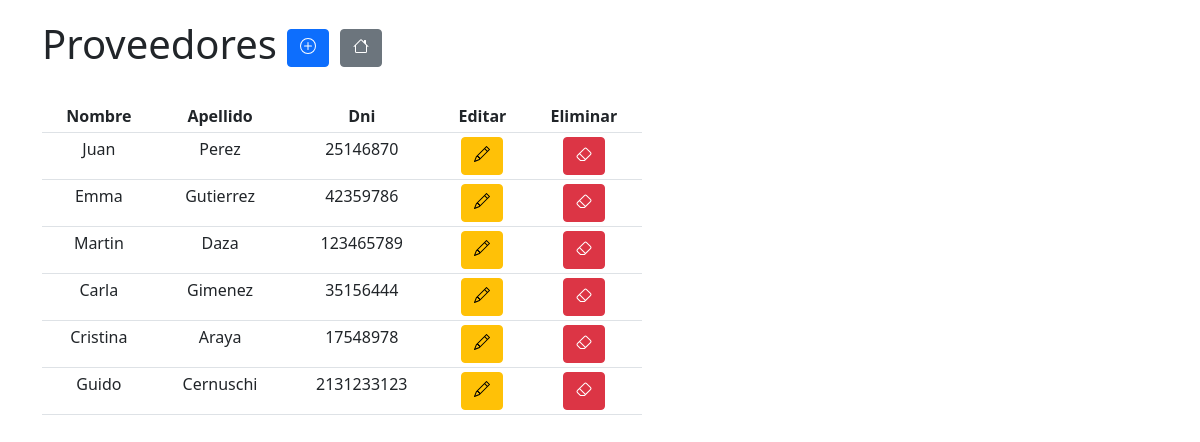
Before: /compras/proveedores/lista with the older database file.
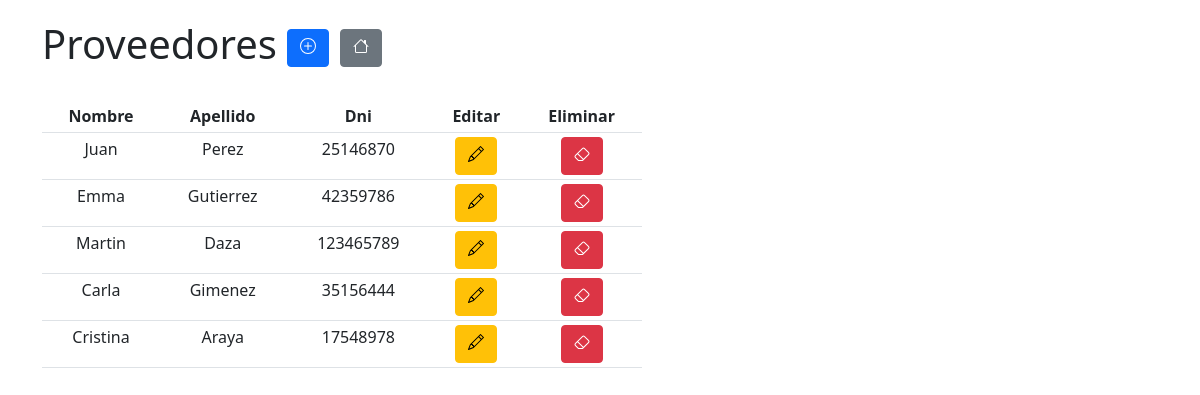
After: the same page with the newer database file.
### compra/models.py (models this page shows, shortened)
class Proveedor(models.Model):
    nombre_prov = models.CharField(max_length=100, default="Null", verbose_name ="Nombre")
    apellido_prov = models.CharField(max_length=100, default="", verbose_name ="Apellido")
    dni_prov = models.IntegerField(default=0, verbose_name ="Dni")

### compra/views.py (the view)
# urls.py: path('compras/proveedores/lista', views.lista_proveedores, name='lista_proveedores'),
def lista_proveedores (request):
    proveedores = Proveedor.objects.all()
    return render(request, 'lista_proveedores.html', {'proveedores': proveedores})

### compra/templates/lista_proveedores.html (shortened to what this page needs)
<!DOCTYPE html>
<html lang="en">
<head>
    <link href="https://cdn.jsdelivr.net/npm/bootstrap@5.1.3/dist/css/bootstrap.min.css" rel="stylesheet">
</head>
<body>
    <section class="jumbotron">
        <div class="container">
            <h1 class="titulo">
                Proveedores
                <a href="{% url 'formulario_crear_proveedor' %}" class="btn btn-primary">
                </a>
                <a href="{% url 'index' %}" class="btn btn-secondary">
                    <i class="bi bi-house">
                    </i>
                </a>
            </h1>
            <br>
            <table id="tabla-principal" class="table table-sm">
                <tr>
                    <th>Nombre</th>
                    <th>Apellido</th>
                    <th>Dni</th>
                    <th>Editar</th>
                    <th>Eliminar</th>
                </tr>
                {% for proveedor in proveedores %}
                <tr>
                    <td>{{proveedor.nombre_prov}}</td>
                    <td>{{proveedor.apellido_prov}}</td>
                    <td>{{proveedor.dni_prov}}</td>
                    <td>
                        <a href="{% url 'formulario_proveedor' proveedor.id %}" class="btn btn-warning">
                        </a>
                    </td>
                    <td>
                        <a href="{% url 'eliminar_proveedor' proveedor.id %}" class="btn btn-danger">
                        </a>
                    </td>
                </tr>
                {% endfor %}
            </table>
        </div>
    </section>
</body>
</html>

### compra/templates/lista_proveedores.html (style rules this page uses)
th { text-align: center; }
td { text-align: center; }
.table { width: 600px; }
.container { padding-top: 20px; }
svg { vertical-align: initial; }

Changed rows visible on the page:
removed Proveedor: nombre_prov "Guido", apellido_prov "Cernuschi", dni_prov "2131233123"
